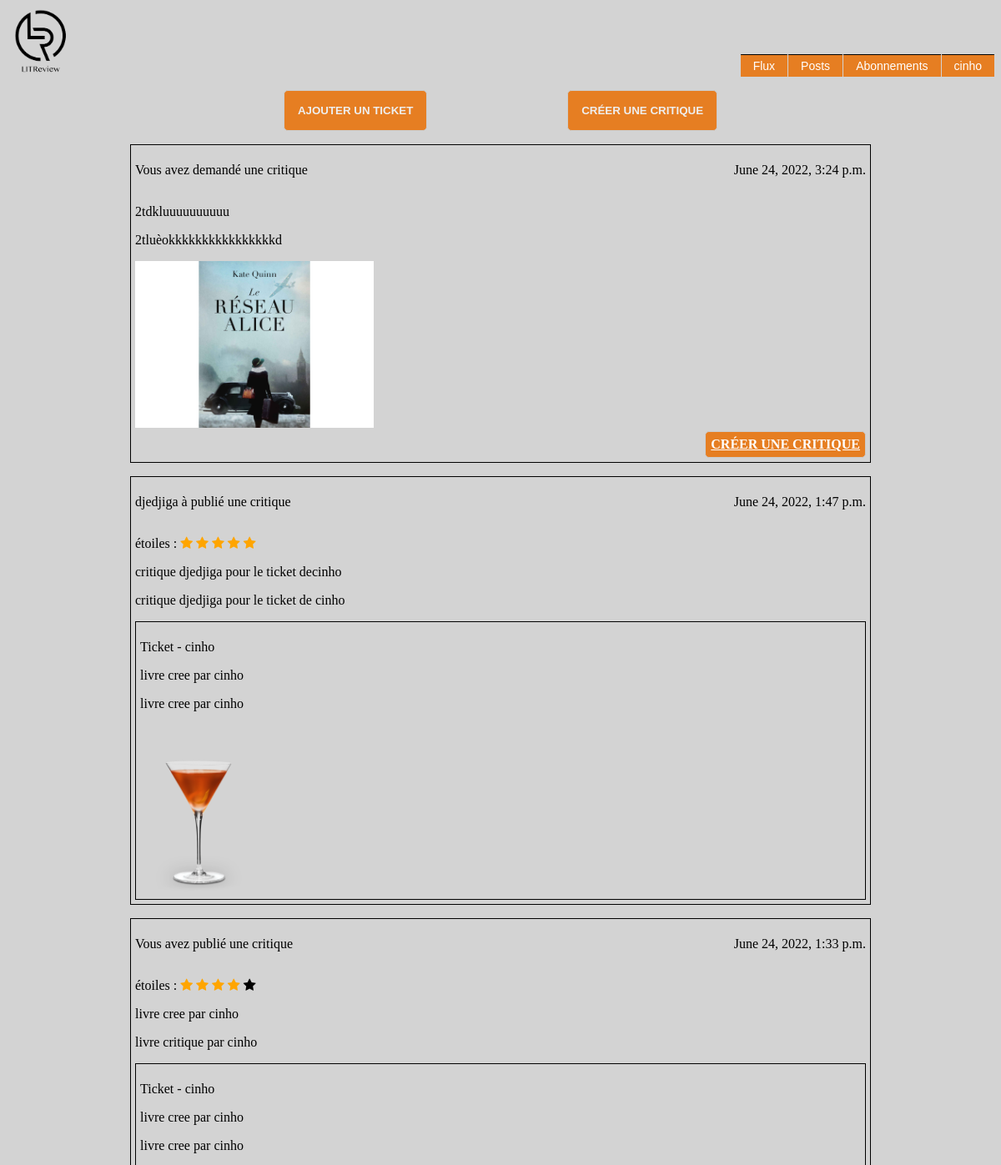
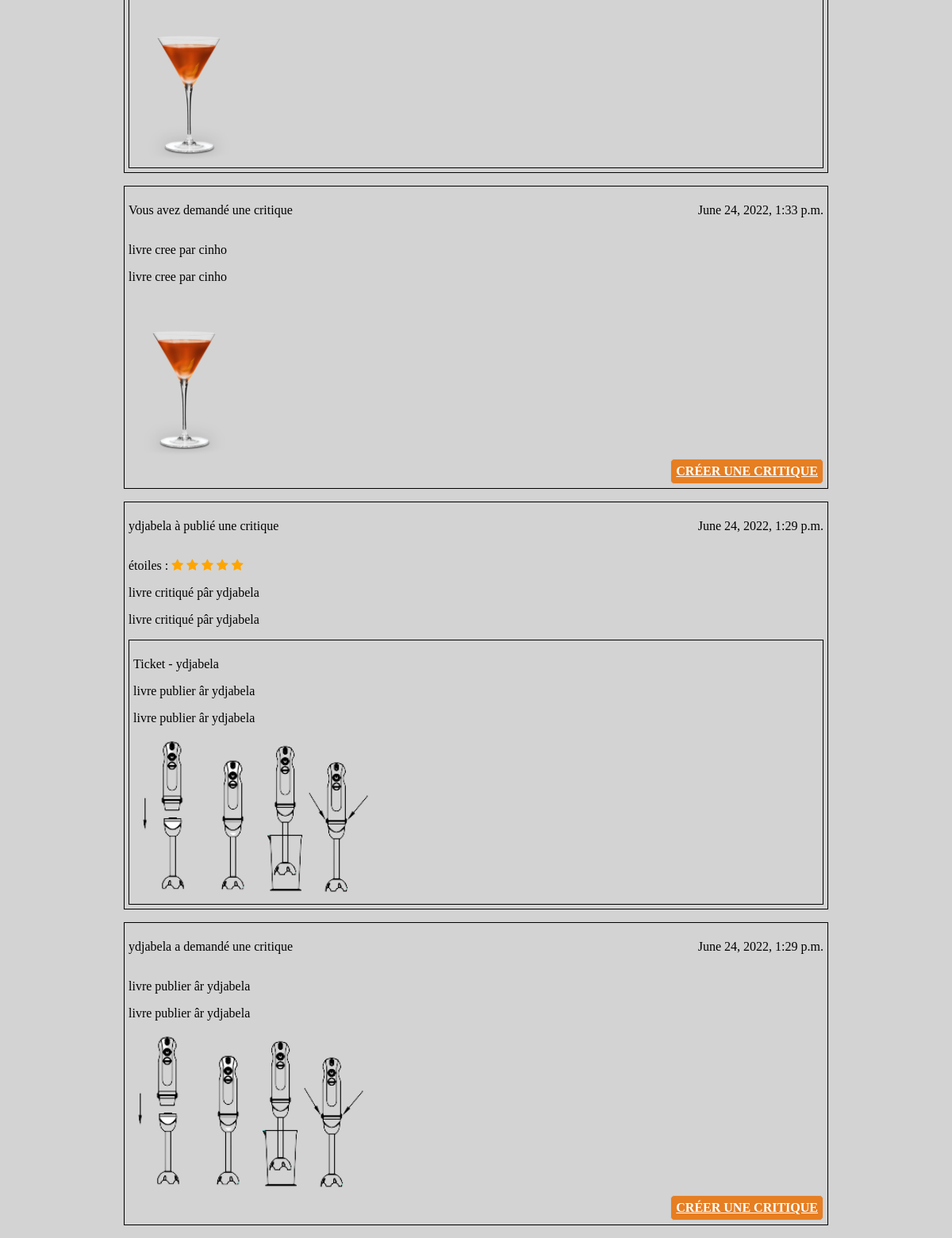
The app's page /home/ (signed in) with its own data (2 pictures, top to bottom).
### blog/models.py (models this page shows)
class Ticket(models.Model):
    title = models.fields.CharField(max_length=128)
    description = models.fields.CharField(max_length=2048)
    user = models.ForeignKey(
        to=settings.AUTH_USER_MODEL,
        on_delete=models.CASCADE
    )
    image = models.ImageField(null=True, blank=True)
    time_created = models.DateTimeField(auto_now_add=True)

class Review(models.Model):
    ticket = models.ForeignKey(to=Ticket, on_delete=models.CASCADE)
    rating = models.PositiveSmallIntegerField(
        validators=[MinValueValidator(0), MaxValueValidator(5)])
    headline = models.CharField(max_length=128)
    body = models.CharField(max_length=8192, blank=True)
    user = models.ForeignKey(
        to=settings.AUTH_USER_MODEL, on_delete=models.CASCADE)
    time_created = models.DateTimeField(auto_now_add=True)

### blog/views.py (the view)
# urls.py: 2. Add a URL to urlpatterns:  path('', views.home, name='home')
@login_required
def home(request):
    reviews_users_followers_list = []
    reviews = Review.objects.filter(user_id=request.user.id)
    tickets = Ticket.objects.filter(user_id=request.user.id)
    list_users_followed = UserFollows.objects.filter(user=request.user)
    list_users_followers = UserFollows.objects.filter(followed_user_id=request.user)
    if list_users_followed is not None:
        for user_followed in list_users_followed:
            reviews_users_followed = Review.objects.filter(user_id=user_followed.followed_user.id)
            tickets_users_followed = Ticket.objects.filter(user_id=user_followed.followed_user.id)
            if reviews_users_followed is not None:
                reviews = (reviews | reviews_users_followed)
            if tickets_users_followed is not None:
                tickets = (tickets | tickets_users_followed)
    if list_users_followers is not None:
        for user_followers in list_users_followers:
            reviews_users_followers = Review.objects.filter(user_id=user_followers.user.id)
            if reviews_users_followers is not None:
                for review_user in reviews_users_followers:
                    reviews_users_followers_list.append(review_user.ticket.id)
                for ticket in tickets:
                    if ticket.id in reviews_users_followers_list:
                        review_user = Review.objects.filter(
                            ticket_id=ticket.id,
                            user_id=user_followers.user.id
                        )
                        reviews = (reviews | review_user)
    reviews = reviews.annotate(content_type=Value('REVIEW', CharField()))
    tickets = tickets.annotate(content_type=Value('TICKET', CharField()))
    posts = sorted(
        chain(reviews, tickets),
        key=lambda post: post.time_created,
        reverse=True
    )
    return render(request, 'blog/home.html', context={'posts': posts, 'stars': range(1, 5+1)})

### blog/templates/blog/home.html
{% extends 'blog/base.html' %}
{% block content %}
<div class="wrapper">
    <section class="login-container">
        <div class="login_container_home">
            <form method="link" action="{% url 'add_tickets' %}">
                <button type="submit" class="btn btn-lg btn-success btn-block">Ajouter  un  ticket</button>
            </form>
            <form method="link" action="{% url 'add_critique' %}">
                <button type="submit" class="btn btn-lg btn-success btn-block">Créer une critique</button>
            </form>
        </div>
        {% for post in posts %}
            {% if post.content_type == 'TICKET' %}
                {% include 'blog/ticket_snippet.html' %}
            {% elif post.content_type == 'REVIEW' %}
                {% include 'blog/review_snippet.html' %}
            {% endif %}
        {% endfor %}
    </section>
</div>
{% endblock content %}

### blog/templates/blog/base.html (shortened to what this page needs)
<!DOCTYPE html>
{% load static %}
<html lang="en">
    <head>
        <link rel="stylesheet" href="{% static 'blog/styles.css' %}" />
        <link rel="stylesheet" href="https://cdnjs.cloudflare.com/ajax/libs/font-awesome/4.7.0/css/font-awesome.min.css">
    </head>
    <body>
        {% if user.is_authenticated %}
        <div id="bloc_page">
            <header>
                <div id="titre_principal">
                    <div id="logo">
                        <img class="logo_img" src="{% static 'images/logo.png' %}" alt="Logo_page"/>
                    </div>
                </div>
                <ul id="menu">
                    <li><a href="{% url 'home' %}">Flux</a></li>
                    <li><a href="{% url 'post' %}">Posts</a></li>
                    <li><a href="{% url 'abonnements' %}">Abonnements</a></li>
                    <li><a href="#">{{request.user}}</a>
                    </li>
                </ul>
            </header>
        </div>
        {% endif %}
        {% block content %}{% endblock content %}
    </body>
</html>

### blog/templates/blog/ticket_snippet.html (shortened to what this page needs)
<div class="encadrement_post_critique">
    <div class="publication_date">
        {% if post.user == request.user %}
            <p> Vous avez demandé une critique</p>
        {% else %}
            <p>{{post.user }} a demandé une critique</p>
        {% endif %}
        <p> {{ post.time_created }}</p>
    </div>
    <p>{{post.title }}</p>
    <p>{{post.description }}</p>
    <img src="/media/{{post.image }}">
    <div class="button-container">
        <a type="submit" class="default-button" href="{% url 'creatreview' post.id %}">Créer une critique</a>
    </div>
</div>

### blog/templates/blog/review_snippet.html (shortened to what this page needs)
<div class="encadrement_post_critique">
    <div class="publication_date">
        {% if post.user == request.user %}
            <p> Vous avez publié une critique</p>
        {% else %}
            <p> {{post.user}} à publié une critique</p>
        {% endif %}
        <p> {{ post.time_created }}</p>
    </div>
    <p>étoiles :
    {% for star in stars %}
        {% if star <= post.rating %}
            <span class="fa fa-star checked"></span>
        {%else%}
            <span class="fa fa-star"></span>
        {%endif%}
    {% endfor %}
    </p>
    <p> {{ post.body }}</p>
    <p>{{ post.headline }}</p>
    <div class="encadrement_post_critique">
        <p>Ticket - {{ post.ticket.user }}</p>
        <p>{{ post.ticket.title }}</p>
        <p>{{ post.ticket.description }}</p>
        <img src="/media/{{ post.ticket.image }}">
    </div>
</div>

### blog/static/blog/styles.css (style rules this page uses)
body { background-color: lightgrey; }
#bloc_page { width: 900px; margin: auto; }
@media all and (max-width: 2400px) { #bloc_page { width: auto; } }
@media all and (max-width: 3500px) { #bloc_page { width: auto; } }
header { display: flex; justify-content: space-between; align-items: flex-end; }
img { height: 200px; width: auto; }
.logo_img { height: 80px; }
header ul { font-family: Arial, Verdana; font-size: 14px; margin: 0; padding: 0; list-style: none; }
header ul li { display: block; position: relative; float: left; }
header ul li a { display: block; text-decoration: none; color: white; border-top: 1px solid black; padding: 5px 15px 5px 15px; background: #e67e22; margin-left: 1px; white-space: nowrap; }
p { word-wrap: break-word; }
.login-container { display: block; width: 75%; margin: auto; flex-direction: column; align-items: center; }
.login_container_home { display: flex; justify-content: space-evenly; padding: 16px; }
.button-container { display: flex; justify-content: flex-end; }
.publication_date { display: flex; justify-content: space-between; }
section.login-container > div { text-align: left; }
form input[type="text"], form button[type="submit"] { color: #333; border: 1px solid #ccc; border-radius: 5px; }
form button[type="submit"] { font-weight: bold; color: #eee; text-transform: uppercase; background-color: #e67e22; }
.default-button { font-weight: bold; color: white; text-transform: uppercase; background-color: #e67e22; padding: 6px; border: 1px solid #ccc; border-radius: 5px; outline: 0; }
.encadrement_post_critique { border: 1px solid black; padding: 5px; text-align:left; }
.btn { padding: 16px; }
.checked { color: orange; }

### records on screen
Ticket: shows "Vous avez demandé une critique", time_created "June 24, 2022, 3:24 p.m.", title "2tdkluuuuuuuuuu", description "2tluèokkkkkkkkkkkkkkkkd", image (picture)
Review: user "djedjiga", time_created "June 24, 2022, 1:47 p.m.", rating 5 (drawn), body "critique djedjiga pour le ticket decinho", headline "critique djedjiga pour le ticket de cinho", ticket.user "cinho", ticket "livre cree par cinho", ticket.description "livre cree par cinho", ticket.image (picture)
Review: shows "Vous avez publié une critique", time_created "June 24, 2022, 1:33 p.m.", rating 4 (drawn), body "livre cree par cinho", headline "livre critique par cinho", ticket.user "cinho", ticket "livre cree par cinho", ticket.description "livre cree par cinho", ticket.image (picture)
Ticket: shows "Vous avez demandé une critique", time_created "June 24, 2022, 1:33 p.m.", title "livre cree par cinho", description "livre cree par cinho", image (picture)
Review: user "ydjabela", time_created "June 24, 2022, 1:29 p.m.", rating 5 (drawn), body "livre critiqué pâr ydjabela", headline "livre critiqué pâr ydjabela", ticket.user "ydjabela", ticket "livre publier âr ydjabela", ticket.description "livre publier âr ydjabela", ticket.image (picture)
Ticket: user "ydjabela", time_created "June 24, 2022, 1:29 p.m.", title "livre publier âr ydjabela", description "livre publier âr ydjabela", image (picture)

### other values on screen
{{ request.user }} "cinho"
